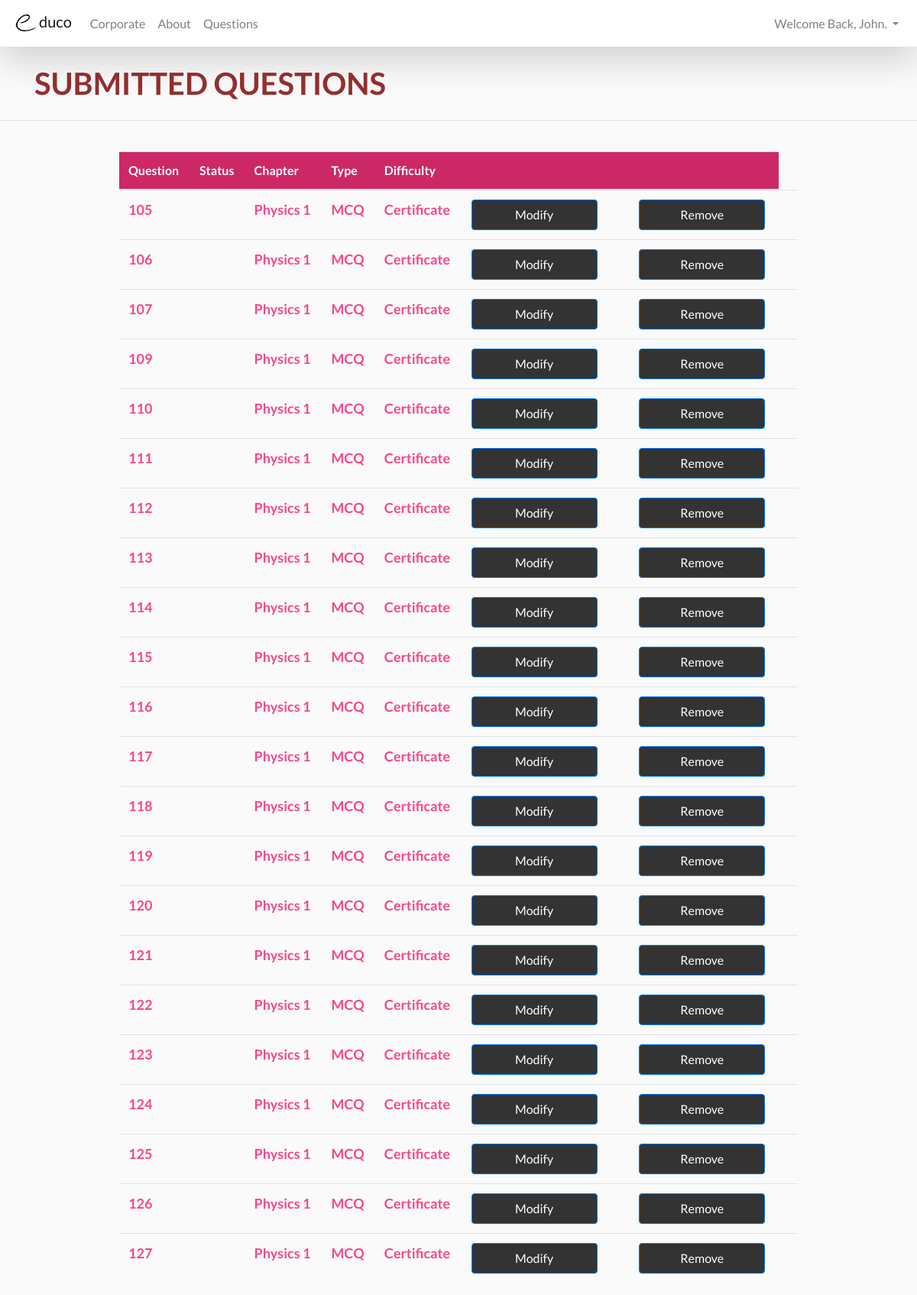
The page /website/corporate/corporate_submitted_questions.php (signed in) on the database its author committed.
### tables this page shows
CREATE TABLE IF NOT EXISTS `question` (
  `Q_No` int(11) NOT NULL AUTO_INCREMENT,
  `U_ID` int(11) NOT NULL,
  `Chapter` varchar(255) NOT NULL,
  `Format` varchar(255) NOT NULL,
  `Difficulty` varchar(255) NOT NULL,
  `Mark` int(1) NOT NULL,
  `QuestionContent` text NOT NULL,
  `Image` mediumblob,
  `Imagepath` varchar(255) DEFAULT NULL,
  `A` varchar(255) NOT NULL,
  `B` varchar(255) NOT NULL,
  `C` varchar(255) NOT NULL,
  `D` varchar(255) NOT NULL,
  `TrueAnswer` varchar(255) NOT NULL,
  `Approval` int(11) DEFAULT NULL,
  PRIMARY KEY (`Q_No`)
);

### website/corporate/corporate_submitted_questions.php (the view, shortened to what this page needs)
<!DOCTYPE html>
<html>
<head>
<?php include($_SERVER["DOCUMENT_ROOT"].'/template/header.php'); ?>
</head>
<body>
<?php include($_SERVER["DOCUMENT_ROOT"].'/template/corporatenavbar.php'); ?>
<br/>
<div class="container">
  <div class="row">
    <div class="col-lg-10">
      <h4 class="float-left" style="font-size: 2.5em; color: #953031; font-weight: bold;">
      SUBMITTED QUESTIONS&nbsp;&nbsp;&nbsp;
      </h4>
    </div>
  </div>
</div>
<hr/><br/>
<div class="container">
<table class="table table-hover" style="margin-left: 10%; width: 80%;">
  <thead>
    <tr style="background-color: #CC2865; color: white;">
      <th>Question</th>
      <th>Status</th>
      <th>Chapter</th>
      <th>Type</th>
      <th>Difficulty</th>
      <th></th>
      <th></th>
      <th></th>
    </tr>
  </thead>
<tbody style="color: #F7478A; font-size: 18px; font-weight: bold;">
<?php
$conn = mysqli_connect('localhost','root','','educo');
$sql = "SELECT Q_No,Approval,Chapter,Format,Difficulty FROM question WHERE Difficulty = 'Certificate'";
$result = mysqli_query($conn, $sql);
while($row = mysqli_fetch_array($result))
{
  echo "<tr>";
  echo "<td>" . $row['Q_No'] . "</td>";
  echo "<td>" . $row['Approval'] . "</td>";
  echo "<td>" . $row['Chapter'] . "</td>";
  echo "<td>" . $row['Format'] . "</td>";
  echo "<td>" . $row['Difficulty'] . "</td>";
  echo "<td>";
  echo "<button class= 'btn btn-primary' style='width: 165px; height: 40px; color: white;
        background-color:#333333;' onclick=\"window.location.href='edit_question_teacher.php?id=".$row['Q_No']."'\">Modify</button></td>";
  echo "<td>";
  echo "<td>";
  echo "<button class= 'btn btn-primary' style='width: 165px; height: 40px; color: white;
        background-color:#333333;'>Remove</button></td>";
  echo "<td>";
  echo "</tr>";
  }
  echo "</table>";
?>
</div>
</body>
</html>

### template/header.php (style rules this page uses)
body { font-family: 'Lato' !important; background-color: #FAFAFA !important; }

### rows shown on the page
question: Q_No "105", Chapter "Physics 1", Format "MCQ", Difficulty "Certificate"
question: Q_No "106", Chapter "Physics 1", Format "MCQ", Difficulty "Certificate"
question: Q_No "107", Chapter "Physics 1", Format "MCQ", Difficulty "Certificate"
question: Q_No "109", Chapter "Physics 1", Format "MCQ", Difficulty "Certificate"
question: Q_No "110", Chapter "Physics 1", Format "MCQ", Difficulty "Certificate"
question: Q_No "111", Chapter "Physics 1", Format "MCQ", Difficulty "Certificate"
question: Q_No "112", Chapter "Physics 1", Format "MCQ", Difficulty "Certificate"
question: Q_No "113", Chapter "Physics 1", Format "MCQ", Difficulty "Certificate"
question: Q_No "114", Chapter "Physics 1", Format "MCQ", Difficulty "Certificate"
question: Q_No "115", Chapter "Physics 1", Format "MCQ", Difficulty "Certificate"
question: Q_No "116", Chapter "Physics 1", Format "MCQ", Difficulty "Certificate"
question: Q_No "117", Chapter "Physics 1", Format "MCQ", Difficulty "Certificate"
question: Q_No "118", Chapter "Physics 1", Format "MCQ", Difficulty "Certificate"
question: Q_No "119", Chapter "Physics 1", Format "MCQ", Difficulty "Certificate"
question: Q_No "120", Chapter "Physics 1", Format "MCQ", Difficulty "Certificate"
question: Q_No "121", Chapter "Physics 1", Format "MCQ", Difficulty "Certificate"
question: Q_No "122", Chapter "Physics 1", Format "MCQ", Difficulty "Certificate"
question: Q_No "123", Chapter "Physics 1", Format "MCQ", Difficulty "Certificate"
question: Q_No "124", Chapter "Physics 1", Format "MCQ", Difficulty "Certificate"
question: Q_No "125", Chapter "Physics 1", Format "MCQ", Difficulty "Certificate"
question: Q_No "126", Chapter "Physics 1", Format "MCQ", Difficulty "Certificate"
question: Q_No "127", Chapter "Physics 1", Format "MCQ", Difficulty "Certificate"

### other values the page prints
$_SESSION['user'] "John"
